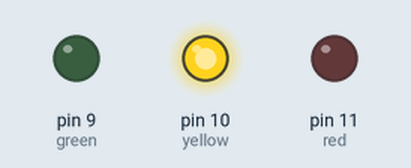
The sketch below on a simulated Arduino Uno, built with avr-gcc and run on an emulated ATmega328P. Parts: output pins drawn as LEDs (lit = HIGH).

Above: at 0.1 s.
At 2.1 s:
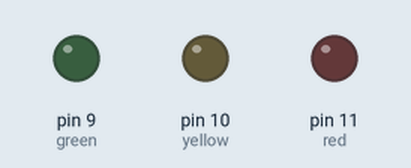
At 19.3 s:
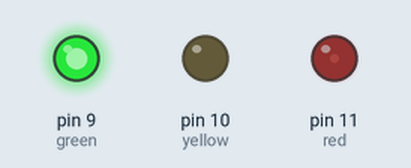
At 30.4 s:
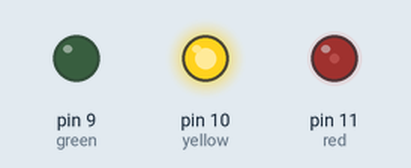
At 38.4 s:
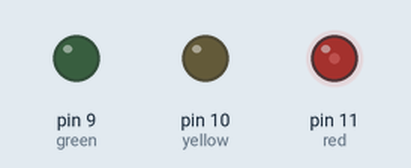
Timing chart, 0 to 40.0 s (numbered marks = the images above):
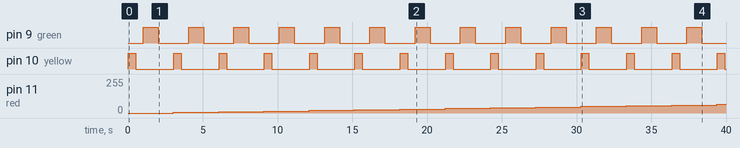

The sketch:

Works_009.ino
```cpp
/*
*  Arduino Workshop
 * Works_009
*  Tasking multiple things (1)
 */

/*
*  Blink blink!
 * At the end of this section, we should have three LEDs blinking at different rate,
*/

/* Variables */
const static int red = 11;
const static int yellow = 10;
const static int green = 9;

int brightness = 0;
int fadeAmount = 5;

void setup()
{
  pinMode(red, OUTPUT);
  pinMode(yellow, OUTPUT);
  pinMode(green, OUTPUT);
}

void loop()
{
  analogWrite(red, brightness);
  brightness = brightness + fadeAmount;

  if (brightness <= 0 || brightness >= 255)
  {
    fadeAmount = -fadeAmount;
  }

  delay(30);

  digitalWrite(yellow, HIGH);
  delay(500);
  digitalWrite(yellow, LOW);
  delay(500);

  digitalWrite(green, HIGH);
  delay(1000);
  digitalWrite(green, LOW);
  delay(1000);
}
```

Measured:
- by itself, pin 9 (green): alternates HIGH for 1.0 s and LOW for 2.0 s
- by itself, pin 10 (yellow): alternates HIGH for 0.50 s and LOW for 2.5 s
- by itself, pin 11 (red): moves from 0/255 to 65/255 over 36.4 s
